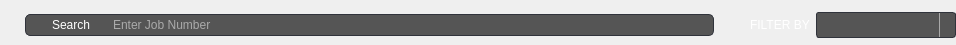
<?xml version="1.0" encoding="UTF-8"?>
<ui version="4.0">
 <class>Form</class>
 <widget class="QWidget" name="Form">
  <property name="geometry">
   <rect>
    <x>0</x>
    <y>0</y>
    <width>956</width>
    <height>45</height>
   </rect>
  </property>
  <property name="minimumSize">
   <size>
    <width>0</width>
    <height>0</height>
   </size>
  </property>
  <property name="windowTitle">
   <string>Form</string>
  </property>
  <property name="styleSheet">
   <string notr="true">
#searchBtn {
	color: white; 
	background-color: #555555;
	border-top-right-radius: 0px; 
	border-bottom-right-radius: 0px; 
	border-top-left-radius: 5px; 
	border-bottom-left-radius: 5px; 
	border:none; 
	border-left: 1px solid #30333b; 
	border-top: 1px solid #30333b; 
	border-bottom: 1px solid #30333b; 
	height:20px;
	padding-left: 5px; 
	min-width:80px; 
} 

#searchBtn::hover {
	background-color: rgb(107, 108, 108);
}

QLabel {
	color: white; 
}

QComboBox{
	min-width: 120px; 
	min-height: 24px; 
	background-color: #555555;
	border-radius: 3px; 
	border: 1px solid #30333b;
	color:white;  
} 

QComboBox QAbstractItemView {
	background-color: #555555;
    border: 2px solid darkgray;
    selection-background-color: lightgray;
} 

QComboBox::drop-down {
    subcontrol-origin: padding;
    subcontrol-position: top right;
    width: 15px;

    border-left-width: 1px;
    border-left-color: darkgray;
    border-left-style: solid; /* just a single line */
    border-top-right-radius: 3px; /* same radius as the QComboBox */
    border-bottom-right-radius: 3px;
}


#searchLine {
	border:none;
	background-color:  #555555;
	border-right: 1px solid #30333b; 
	border-top: 1px solid #30333b; 
	border-bottom: 1px solid #30333b; 
	border-top-right-radius: 5px; 
	border-bottom-right-radius: 5px; 
	color:white; 
	height:20px;
	min-height:20px; 
}
</string>
  </property>
  <layout class="QHBoxLayout" name="horizontalLayout">
   <property name="spacing">
    <number>-1</number>
   </property>
   <property name="leftMargin">
    <number>20</number>
   </property>
   <property name="topMargin">
    <number>5</number>
   </property>
   <property name="rightMargin">
    <number>0</number>
   </property>
   <property name="bottomMargin">
    <number>0</number>
   </property>
   <item>
    <widget class="QWidget" name="searchContainer" native="true">
     <property name="minimumSize">
      <size>
       <width>0</width>
       <height>0</height>
      </size>
     </property>
     <layout class="QHBoxLayout" name="horizontalLayout_2">
      <property name="spacing">
       <number>0</number>
      </property>
      <property name="leftMargin">
       <number>5</number>
      </property>
      <property name="topMargin">
       <number>0</number>
      </property>
      <property name="rightMargin">
       <number>30</number>
      </property>
      <property name="bottomMargin">
       <number>0</number>
      </property>
      <item>
       <widget class="QPushButton" name="searchBtn">
        <property name="text">
         <string>Search</string>
        </property>
       </widget>
      </item>
      <item>
       <widget class="QLineEdit" name="searchLine">
        <property name="placeholderText">
         <string>Enter Job Number</string>
        </property>
       </widget>
      </item>
     </layout>
    </widget>
   </item>
   <item>
    <widget class="QLabel" name="label">
     <property name="text">
      <string>FILTER BY</string>
     </property>
    </widget>
   </item>
   <item>
    <widget class="QComboBox" name="filters"/>
   </item>
  </layout>
 </widget>
 <resources/>
 <connections/>
</ui>
